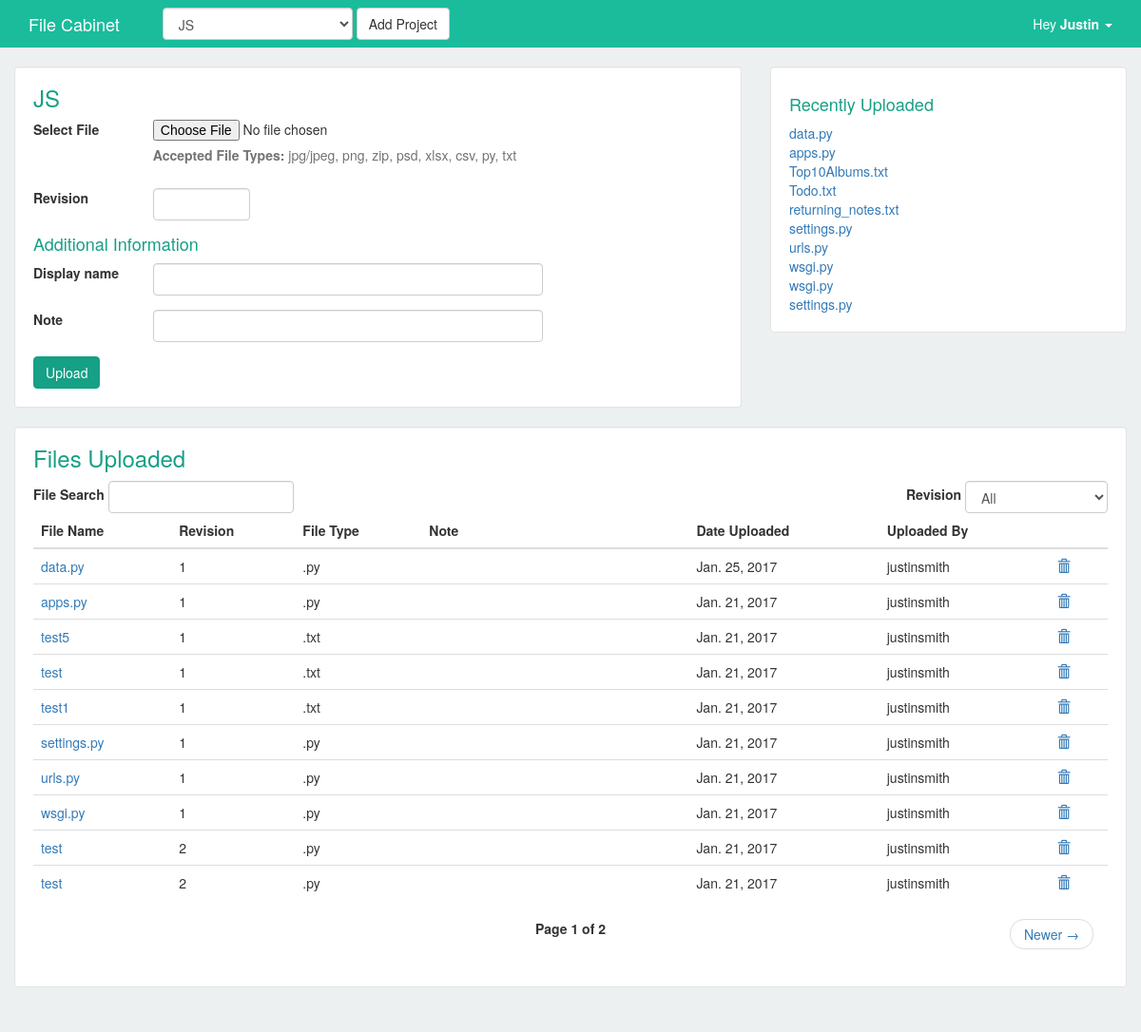
The page /uploader/4/ (signed in) on the database as committed earlier.
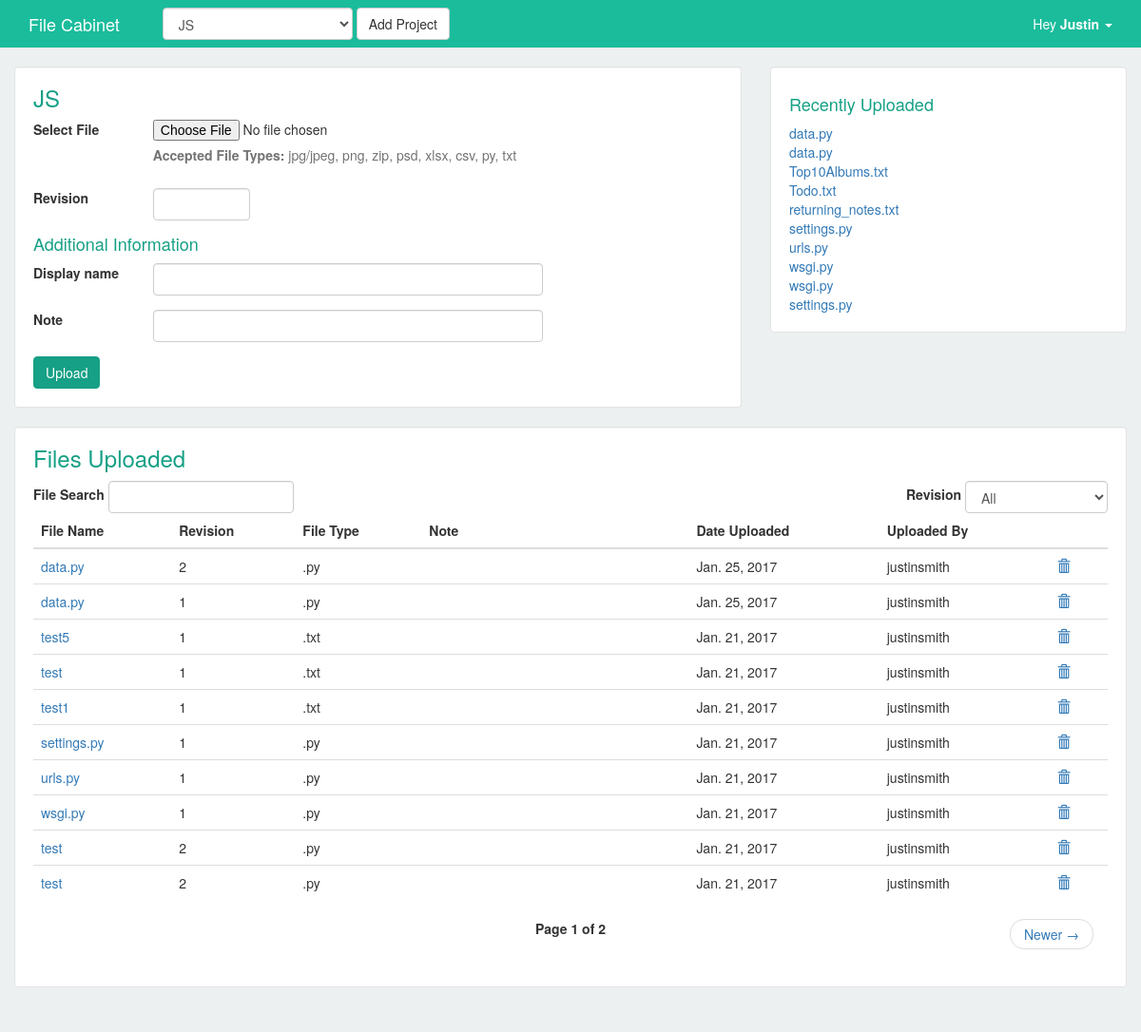
The same page on the database as committed later.
### uploader/models.py (models this page shows, shortened)
class Project(models.Model):
    name        = models.CharField(max_length=20, unique=True)
    description = models.TextField(max_length=100, blank=True)
    users       = models.ManyToManyField(User)

class UploadedFile(models.Model):
    file         = models.FileField(upload_to=user_directory_path)
    display_name = models.CharField(max_length=20, blank=True) #TODO:need both blank and null?
    revision     = models.IntegerField() #TODO: ???
    project      = models.ForeignKey(Project)
    note         = models.CharField(max_length=256, blank=True)
    datetime     = models.DateTimeField()
    user         = models.ForeignKey(User)
    def readable_file_name(self):
        return str(self.file).split('/')[3]
    def extension(self):
        name, extension = os.path.splitext(self.file.name)
        return extension

### uploader/views.py (the view, shortened to what this page needs)
# urls.py: url(r'^uploader/(?P<project>[0-9]+)/$', uploader_views.uploader, name='uploader'),
@login_required
def uploader(request, project=None, revision=None, search=None):
    form = UploadedFileForm()
    projects = Project.objects.filter(users=request.user)
    if len(projects) == 1 and project is None:
        return redirect('/uploader/'+str(projects.first().id))
    if project:
        project = Project.objects.get(pk=project)
        obj, created = UserActivity.objects.update_or_create(
            user=request.user,
            defaults={'last_project': project}
        )
        project_files = UploadedFile.objects.filter(
            project_id=project
        ).order_by('-datetime')
        revisions = sorted(list(set([f.revision for f in project_files])))
        if revision:
            project_files = project_files.filter(
                revision=revision
            ).order_by('-datetime')
            revision = int(revision)
        if search:
            project_files = project_files.filter(
                Q(file__contains=search) | Q(display_name__contains=search)
            )
        paginator = Paginator(project_files, 10)
        page = request.GET.get('page', None)
        try:
            project_files = paginator.page(page)
        except PageNotAnInteger:
            project_files = paginator.page(1)
        except EmptyPage:
            project_files = paginator.page(paginator.num_pages)
        return render(request, 'uploader.html', {
            'project': project,
            'projects': projects,
            'form': form,
            'project_files': project_files,
            'revisions': revisions,
            'revision': revision,
            'search_term': search
        })

### uploader/forms.py (shortened to what this page needs)
class UploadedFileForm(forms.ModelForm):
    def __init__(self, *args, **kwargs):
        super(UploadedFileForm, self).__init__(*args, **kwargs)
        self.fields['revision'] .widget.attrs.update({
            'class': 'form-control',
            'style': 'width:25%;',
            'min': '0'
        })
        self.fields['display_name'].widget.attrs.update({'class' : 'form-control'})
        self.fields['note'].widget.attrs.update({'class' : 'form-control'})
        self.fields['file'].label = 'Select File'
    class Meta:
        model = UploadedFile
        fields = ['file', 'revision', 'display_name',  'note']
        label = {
            'file': 'Select File'
        }

### uploader/templates/uploader.html (shortened to what this page needs)
{% extends "base.html" %}
{% block content %}
            {% if not project %}
                <div class="row">
                    <div class="well">
                        <h3 class="title-header">{{ project.name }}</h3>
                        Please select or create a project above to continue.
                    </div>
                </div>
            {% else %}
                <div class="row">
                    <div class="col-xs-8" id="upload_form">
                        <div class="well">
                            <h3 class="title-header">{{ project.name }}</h3>
                            <form action='/uploader/{{ project.id }}/' method="post" enctype="multipart/form-data" novalidate>
                                {% for field in form %}
                                    {% if forloop.counter == 3 %}
                                        <h4>Additional Information</h4>
                                    {% endif %}
                                    <div class="form-group {% if field.errors %}has-error{% endif %}">
                                        <div class="row">
                                            <label class="col-xs-2 control-label" for="">{{ field.label }}</label>
                                            <div class="col-xs-7">
                                                {{ field }}
                                                {% if field.name == 'file' %}
                                                    <p class="help-block"><strong>Accepted File Types:</strong> jpg/jpeg, png, zip, psd, xlsx, csv, py, txt</p>
                                                {% endif %}
                                            </div>
                                        </div>
                                    </div>
                                {% endfor %}
                                <input type="submit" class="btn file_cab_btn" value="Upload" />
                            </form>
                        </div>
                    </div>
                    <div class="col-xs-4" id="recent_form">
                        <div class="well">
                            <h4>Recently Uploaded</h4>
                                <table>
                                    {% for f in project_files %}
                                        <tr>
                                            <td><a href="{{ f.file.url }}">{% if f.name %}{{ f.name }}{% else %}{{ f.readable_file_name }}{% endif %}</a></td>
                                        </tr>
                                    {% endfor %}
                                </table>
                        </div>
                    </div>
                </div>
                <div class="row" id="files_uploaded">
                    {% include 'revisions.html' %}
                </div>
            {% endif %}
{% endblock content %}

### uploader/templates/base.html (shortened to what this page needs)
<!DOCTYPE html>
{% load static %}
<html>
    <head>
        <link href="{% static 'css/bootstrap.min.css' %}" rel="stylesheet">
        <link href="{% static 'css/custom.css' %}" rel="stylesheet">
    </head>
    <body>
        {% include 'navbar.html' %}
        <div class="container">
            {% block content %}
            {% endblock content %}
        </div>
    </body>
</html>

### uploader/templates/navbar.html (shortened to what this page needs)
<nav class="navbar navbar-default navbar-fixed-top" role="navigation">
    <div class="container">
        <div class="navbar-header">
            <a class="navbar-brand" href="#">File Cabinet</a>
        </div>
        <div class="collapse navbar-collapse" id="bs-example-navbar-collapse-1">
            <div class="col-xs-9">
                <form class="navbar-form" action="/uploader/get_project/" method="post">
                    <select {% if projects|length <= 1 %} disabled {% endif %} name="project" class="form-control" id="select_project" onchange="this.form.submit()">
                        {% for p in projects %}
                            <option {% if p == project %}selected="selected"{% endif %} value="{{ p.id }}">{{ p.name }}</option>
                        {% endfor %}
                    </select>
                    <a href="/uploader/add_project/" class="btn btn-default">Add Project</a>
                </form>
            </div>
        <ul class="nav navbar-nav navbar-right">
            <li class="dropdown">
                <a href="#" class="dropdown-toggle" data-toggle="dropdown"> Hey <strong>{{ request.user.first_name }}</strong> <b class="caret"></b></a>
            </li>
        </ul>
        </div>
    </div>
</nav>

### uploader/templates/revisions.html (shortened to what this page needs)
<div class="well">
    <h3 class="title-header">Files Uploaded</h3>
    <div class="row">
        <div class="col-xs-4">
            <form class="pull-left form-inline" action="/uploader/get_search/{{ project.id }}/{% if revision %}{{ revision }}/{% endif %}#files_uploaded" method="post">
                <label for="">File Search</label>
                <input type="text" name="file_search" value="{% if search_term %}{{ search_term }}{% endif %}" class="form-control">
            </form>
        </div>
        <div class="col-xs-4 pull-right">
            <form class="pull-right form-inline" action="/uploader/get_revision/{{ project.id }}/{% if search_term %}{{ search_term }}/{% endif %}#files_uploaded" method="post">
                <label for="">Revision</label>
                <select name="revision" style="width:150px;" class="form-control" onchange="this.form.submit()">
                    <option value="">All</option>
                </select>
            </form>
        </div>
    </div>
    <div class="row">
        <div class="table-responsive">
            <div class="col-xs-12">
                <table class="table table-hover">
                    <thead>
                        <tr>
                            <th>File Name</th>
                            <th>Revision</th>
                            <th>File Type</th>
                            <th>Note</th>
                            <th>Date Uploaded</th>
                            <th>Uploaded By</th>
                            <th></th>
                        </tr>
                    </thead>
                    <tbody>
                        {% for f in project_files %}
                            <tr>
                                <td><a href="/uploader/get_file/{{ f.id }}">{% if f.display_name %}{{ f.display_name }}{% else %}{{ f.readable_file_name }}{% endif %}</a></td>
                                <td>{{ f.revision }}</td>
                                <td>{{ f.extension }}</td>
                                <td class="wrap-td">{{ f.note }}</td>
                                <td>{{ f.datetime.date }}</td>
                                <td>{{ f.user }}</td>
                                {% if request.user == f.user %}
                                    <td class><a class="delete_file" href="/uploader/delete/{{ project.id }}/{{ f.id }}/#files_uploaded"><span class="glyphicon glyphicon-trash" aria-hidden="true"></span></a></td>
                                {% else %}
                                    <td></td>
                                {% endif %}
                            </tr>
                        {% endfor %}
                    </tbody>
                </table>
                <nav aria-label="...">
                    <ul class="pager">
                        <div class="col-md-4">
                        </div>
                        <div class="col-md-4">
                            <strong>Page {{ project_files.number }} of {{ project_files.paginator.num_pages }}</strong>
                        </div>
                        <div class="col-md-4">
                            {% if project_files.has_next %}
                                <li class="next"><a href="?page={{ project_files.next_page_number }}">Newer <span aria-hidden="true">&rarr;</span></a></li>
                            {% endif %}
                        </div>
                    </ul>
                </nav>
            </div>
        </div>
    </div>
</div>

### uploader/static/css/custom.css (style rules this page uses)
body { padding-top: 70px; padding-bottom: 40px; background-color: #eee; }
.label,.glyphicon { margin-right:5px; }
.title-header { margin-top: 0px; }
#recent_form { padding-right: 0px; }
#upload_form { padding-left: 0px; }
.wrap-td { word-wrap: break-word; min-width: 160px; max-width: 160px; }
#select_project { width: 200px; }
.navbar { background-color: #1abc9c; color: white; }
.navbar-default .navbar-brand { color: white; }
.navbar-default .navbar-nav>li>a { color: white; }
.file_cab_btn { background-color: #16a085; border-color: #16a085; color: white; }
h1, h2, h3, h4, h5, h6 { color: #16a085; }
.well { background-color: white; }
body { background-color: #ecf0f1; }

Rows that differ between the two databases and show on the page:
removed UploadedFile: readable_file_name "apps.py", revision "1", extension ".py", datetime "Jan. 21, 2017", user "justinsmith"
added UploadedFile: readable_file_name "data.py", revision "2", extension ".py", datetime "Jan. 25, 2017", user "justinsmith"
